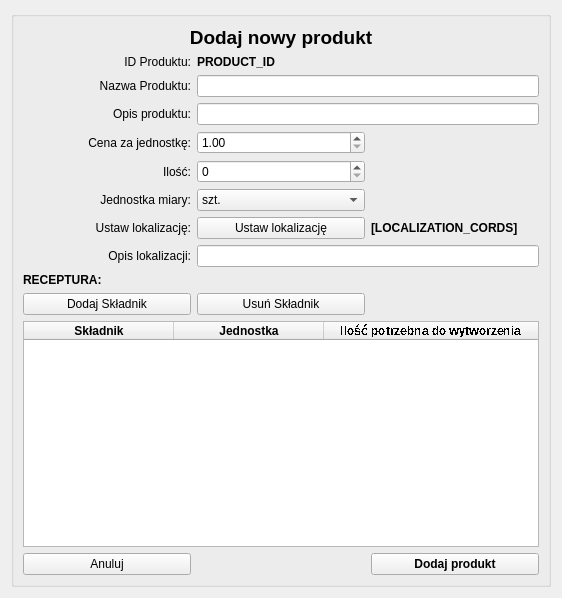
<?xml version="1.0" encoding="UTF-8"?>
<ui version="4.0">
 <class>Form</class>
 <widget class="QWidget" name="Form">
  <property name="geometry">
   <rect>
    <x>0</x>
    <y>0</y>
    <width>562</width>
    <height>598</height>
   </rect>
  </property>
  <property name="windowTitle">
   <string>Dodaj nowy produkt</string>
  </property>
  <layout class="QGridLayout" name="gridLayout_2">
   <item row="0" column="0">
    <widget class="QGroupBox" name="groupBox">
     <property name="sizePolicy">
      <sizepolicy hsizetype="Minimum" vsizetype="Minimum">
       <horstretch>0</horstretch>
       <verstretch>0</verstretch>
      </sizepolicy>
     </property>
     <property name="title">
      <string/>
     </property>
     <layout class="QGridLayout" name="gridLayout">
      <item row="2" column="1" colspan="2">
       <widget class="QLineEdit" name="lineEditProductName"/>
      </item>
      <item row="1" column="1">
       <widget class="QLabel" name="PRODUCT_ID">
        <property name="font">
         <font>
          <weight>75</weight>
          <bold>true</bold>
         </font>
        </property>
        <property name="text">
         <string>PRODUCT_ID</string>
        </property>
       </widget>
      </item>
      <item row="5" column="0">
       <widget class="QLabel" name="label_5">
        <property name="text">
         <string>Cena za jednostkę:</string>
        </property>
        <property name="alignment">
         <set>Qt::AlignRight|Qt::AlignTrailing|Qt::AlignVCenter</set>
        </property>
       </widget>
      </item>
      <item row="16" column="2">
       <widget class="QPushButton" name="pushButtonAdd">
        <property name="font">
         <font>
          <weight>75</weight>
          <bold>true</bold>
         </font>
        </property>
        <property name="text">
         <string>Dodaj produkt</string>
        </property>
       </widget>
      </item>
      <item row="2" column="0">
       <widget class="QLabel" name="label_2">
        <property name="text">
         <string>Nazwa Produktu:</string>
        </property>
        <property name="alignment">
         <set>Qt::AlignRight|Qt::AlignTrailing|Qt::AlignVCenter</set>
        </property>
       </widget>
      </item>
      <item row="6" column="1">
       <widget class="QSpinBox" name="spinBoxQuantity">
        <property name="wrapping">
         <bool>false</bool>
        </property>
        <property name="frame">
         <bool>true</bool>
        </property>
        <property name="buttonSymbols">
         <enum>QAbstractSpinBox::UpDownArrows</enum>
        </property>
        <property name="specialValueText">
         <string notr="true"/>
        </property>
        <property name="correctionMode">
         <enum>QAbstractSpinBox::CorrectToNearestValue</enum>
        </property>
        <property name="keyboardTracking">
         <bool>true</bool>
        </property>
        <property name="suffix">
         <string notr="true"/>
        </property>
        <property name="minimum">
         <number>0</number>
        </property>
        <property name="maximum">
         <number>1000</number>
        </property>
        <property name="value">
         <number>0</number>
        </property>
        <property name="displayIntegerBase">
         <number>10</number>
        </property>
       </widget>
      </item>
      <item row="7" column="0">
       <widget class="QLabel" name="label_10">
        <property name="text">
         <string>Jednostka miary:</string>
        </property>
        <property name="alignment">
         <set>Qt::AlignRight|Qt::AlignTrailing|Qt::AlignVCenter</set>
        </property>
       </widget>
      </item>
      <item row="5" column="1">
       <widget class="QDoubleSpinBox" name="doubleSpinBoxPrice">
        <property name="minimum">
         <double>1.000000000000000</double>
        </property>
        <property name="maximum">
         <double>10000.000000000000000</double>
        </property>
       </widget>
      </item>
      <item row="6" column="0">
       <widget class="QLabel" name="label_6">
        <property name="text">
         <string>Ilość:</string>
        </property>
        <property name="alignment">
         <set>Qt::AlignRight|Qt::AlignTrailing|Qt::AlignVCenter</set>
        </property>
       </widget>
      </item>
      <item row="12" column="0">
       <widget class="QLabel" name="label_4">
        <property name="font">
         <font>
          <weight>75</weight>
          <bold>true</bold>
         </font>
        </property>
        <property name="text">
         <string>RECEPTURA:</string>
        </property>
       </widget>
      </item>
      <item row="7" column="1">
       <widget class="QComboBox" name="comboBoxUnit">
        <property name="editable">
         <bool>false</bool>
        </property>
        <item>
         <property name="text">
          <string>szt.</string>
         </property>
        </item>
        <item>
         <property name="text">
          <string>kpl.</string>
         </property>
        </item>
        <item>
         <property name="text">
          <string>kg.</string>
         </property>
        </item>
        <item>
         <property name="text">
          <string>gram</string>
         </property>
        </item>
        <item>
         <property name="text">
          <string>metr</string>
         </property>
        </item>
        <item>
         <property name="text">
          <string>cm</string>
         </property>
        </item>
       </widget>
      </item>
      <item row="1" column="0">
       <widget class="QLabel" name="label_3">
        <property name="text">
         <string>ID Produktu:</string>
        </property>
        <property name="alignment">
         <set>Qt::AlignRight|Qt::AlignTrailing|Qt::AlignVCenter</set>
        </property>
       </widget>
      </item>
      <item row="13" column="0">
       <widget class="QPushButton" name="pushButtonAddComponent">
        <property name="text">
         <string>Dodaj Składnik</string>
        </property>
       </widget>
      </item>
      <item row="14" column="0" colspan="3">
       <widget class="QTableWidget" name="tableWidget">
        <property name="sizePolicy">
         <sizepolicy hsizetype="Expanding" vsizetype="Expanding">
          <horstretch>0</horstretch>
          <verstretch>0</verstretch>
         </sizepolicy>
        </property>
        <property name="editTriggers">
         <set>QAbstractItemView::AnyKeyPressed|QAbstractItemView::DoubleClicked|QAbstractItemView::EditKeyPressed|QAbstractItemView::SelectedClicked</set>
        </property>
        <property name="selectionMode">
         <enum>QAbstractItemView::SingleSelection</enum>
        </property>
        <property name="selectionBehavior">
         <enum>QAbstractItemView::SelectRows</enum>
        </property>
        <attribute name="horizontalHeaderVisible">
         <bool>true</bool>
        </attribute>
        <attribute name="horizontalHeaderCascadingSectionResizes">
         <bool>true</bool>
        </attribute>
        <attribute name="horizontalHeaderDefaultSectionSize">
         <number>150</number>
        </attribute>
        <attribute name="horizontalHeaderShowSortIndicator" stdset="0">
         <bool>false</bool>
        </attribute>
        <attribute name="horizontalHeaderStretchLastSection">
         <bool>true</bool>
        </attribute>
        <attribute name="verticalHeaderVisible">
         <bool>false</bool>
        </attribute>
        <attribute name="verticalHeaderCascadingSectionResizes">
         <bool>true</bool>
        </attribute>
        <attribute name="verticalHeaderDefaultSectionSize">
         <number>30</number>
        </attribute>
        <attribute name="verticalHeaderStretchLastSection">
         <bool>false</bool>
        </attribute>
        <column>
         <property name="text">
          <string>Składnik</string>
         </property>
         <property name="font">
          <font>
           <weight>75</weight>
           <bold>true</bold>
          </font>
         </property>
        </column>
        <column>
         <property name="text">
          <string>Jednostka</string>
         </property>
         <property name="font">
          <font>
           <weight>75</weight>
           <bold>true</bold>
          </font>
         </property>
        </column>
        <column>
         <property name="text">
          <string>Ilość potrzebna do wytworzenia</string>
         </property>
         <property name="font">
          <font>
           <weight>75</weight>
           <italic>false</italic>
           <bold>true</bold>
           <stylestrategy>NoAntialias</stylestrategy>
          </font>
         </property>
        </column>
       </widget>
      </item>
      <item row="13" column="1">
       <widget class="QPushButton" name="pushButtonDelComponent">
        <property name="text">
         <string>Usuń Składnik</string>
        </property>
       </widget>
      </item>
      <item row="0" column="0" colspan="3">
       <widget class="QLabel" name="label">
        <property name="font">
         <font>
          <pointsize>14</pointsize>
          <weight>75</weight>
          <bold>true</bold>
         </font>
        </property>
        <property name="text">
         <string>Dodaj nowy produkt</string>
        </property>
        <property name="alignment">
         <set>Qt::AlignCenter</set>
        </property>
       </widget>
      </item>
      <item row="8" column="0">
       <widget class="QLabel" name="label_7">
        <property name="text">
         <string>Ustaw lokalizację:</string>
        </property>
        <property name="alignment">
         <set>Qt::AlignRight|Qt::AlignTrailing|Qt::AlignVCenter</set>
        </property>
       </widget>
      </item>
      <item row="8" column="1">
       <widget class="QPushButton" name="pushButtonLocalization">
        <property name="text">
         <string>Ustaw lokalizację</string>
        </property>
       </widget>
      </item>
      <item row="9" column="1" colspan="2">
       <widget class="QLineEdit" name="lineEditLocDesc"/>
      </item>
      <item row="3" column="1" colspan="2">
       <widget class="QLineEdit" name="lineEditDescription"/>
      </item>
      <item row="3" column="0">
       <widget class="QLabel" name="label_9">
        <property name="text">
         <string>Opis produktu:</string>
        </property>
        <property name="alignment">
         <set>Qt::AlignRight|Qt::AlignTrailing|Qt::AlignVCenter</set>
        </property>
       </widget>
      </item>
      <item row="9" column="0">
       <widget class="QLabel" name="label_8">
        <property name="text">
         <string>Opis lokalizacji:</string>
        </property>
        <property name="alignment">
         <set>Qt::AlignRight|Qt::AlignTrailing|Qt::AlignVCenter</set>
        </property>
       </widget>
      </item>
      <item row="8" column="2">
       <widget class="QLabel" name="localization_label">
        <property name="font">
         <font>
          <weight>75</weight>
          <bold>true</bold>
         </font>
        </property>
        <property name="text">
         <string>[LOCALIZATION_CORDS]</string>
        </property>
       </widget>
      </item>
      <item row="16" column="0">
       <widget class="QPushButton" name="pushButtonCancel">
        <property name="text">
         <string>Anuluj</string>
        </property>
       </widget>
      </item>
     </layout>
    </widget>
   </item>
  </layout>
 </widget>
 <tabstops>
  <tabstop>lineEditProductName</tabstop>
  <tabstop>doubleSpinBoxPrice</tabstop>
  <tabstop>spinBoxQuantity</tabstop>
  <tabstop>comboBoxUnit</tabstop>
 </tabstops>
 <resources/>
 <connections/>
</ui>
